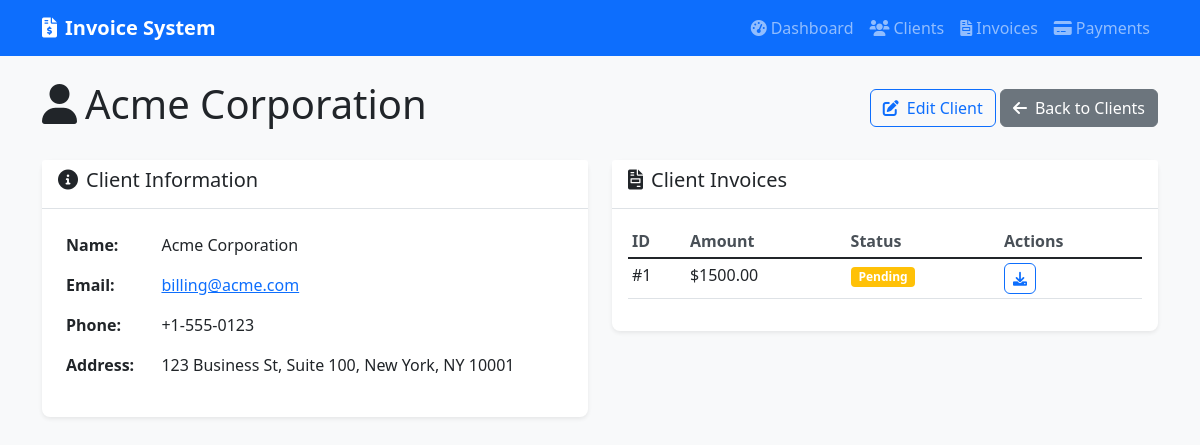
The page /clients/1 on the database its author committed.
### app/models/client.py (models this page shows)
class Client(Base):
    __tablename__ = "clients"
    id = Column(Integer, primary_key=True, index=True)
    name = Column(String(255), nullable=False)
    email = Column(String(255), unique=True, nullable=False)
    address = Column(Text, nullable=True)
    phone = Column(String(20), nullable=True)
    invoices = relationship("Invoice", back_populates="client")

### app/models/invoice.py (models this page shows)
class Invoice(Base):
    __tablename__ = "invoices"
    id = Column(Integer, primary_key=True, index=True)
    client_id = Column(Integer, ForeignKey("clients.id"), nullable=False)
    amount = Column(Float, nullable=False)
    due_date = Column(DateTime, nullable=False)
    paid = Column(Boolean, default=False)
    created_at = Column(DateTime, default=func.now())
    description = Column(String(500), nullable=True)
    client = relationship("Client", back_populates="invoices")
    payments = relationship("Payment", back_populates="invoice")

### app/main.py (the view)
@app.get("/clients/{client_id}", response_class=HTMLResponse)
def client_detail(request: Request, client_id: int, db: Session = Depends(get_db)):
    client = db.query(Client).filter(Client.id == client_id).first()
    if not client:
        raise HTTPException(status_code=404, detail="Client not found")
    return templates.TemplateResponse("client_detail.html", {
        "request": request,
        "client": client
    })

### templates/client_detail.html (shortened to what this page needs)
{% extends "base.html" %}
{% block content %}
<div class="d-flex justify-content-between align-items-center mb-4">
    <h1><i class="fas fa-user me-2"></i>{{ client.name }}</h1>
    <div>
        <a href="/clients/{{ client.id }}/edit" class="btn btn-outline-primary">
            <i class="fas fa-edit me-2"></i>Edit Client
        </a>
        <a href="/clients" class="btn btn-secondary">
            <i class="fas fa-arrow-left me-2"></i>Back to Clients
        </a>
    </div>
</div>
<div class="row">
    <div class="col-md-6">
        <div class="card">
            <div class="card-header">
                <h5><i class="fas fa-info-circle me-2"></i>Client Information</h5>
            </div>
            <div class="card-body">
                <table class="table table-borderless">
                    <tr>
                        <td><strong>Name:</strong></td>
                        <td>{{ client.name }}</td>
                    </tr>
                    <tr>
                        <td><strong>Email:</strong></td>
                        <td><a href="mailto:{{ client.email }}">{{ client.email }}</a></td>
                    </tr>
                    <tr>
                        <td><strong>Phone:</strong></td>
                        <td>{{ client.phone or 'N/A' }}</td>
                    </tr>
                    <tr>
                        <td><strong>Address:</strong></td>
                        <td>{{ client.address or 'N/A' }}</td>
                    </tr>
                </table>
            </div>
        </div>
    </div>
    <div class="col-md-6">
        <div class="card">
            <div class="card-header">
                <h5><i class="fas fa-file-invoice me-2"></i>Client Invoices</h5>
            </div>
            <div class="card-body">
                {% if client.invoices %}
                <div class="table-responsive">
                    <table class="table table-sm">
                        <thead>
                            <tr>
                                <th>ID</th>
                                <th>Amount</th>
                                <th>Status</th>
                                <th>Actions</th>
                            </tr>
                        </thead>
                        <tbody>
                            {% for invoice in client.invoices %}
                            <tr>
                                <td>#{{ invoice.id }}</td>
                                <td>${{ "%.2f"|format(invoice.amount) }}</td>
                                <td>
                                    <span class="badge bg-{{ 'success' if invoice.paid else 'warning' }}">
                                        {{ 'Paid' if invoice.paid else 'Pending' }}
                                    </span>
                                </td>
                                <td>
                                    <a href="/invoices/{{ invoice.id }}/pdf" class="btn btn-sm btn-outline-primary">
                                        <i class="fas fa-download"></i>
                                    </a>
                                </td>
                            </tr>
                            {% endfor %}
                        </tbody>
                    </table>
                </div>
                {% else %}
                <p class="text-muted">No invoices found for this client.</p>
                <a href="/invoices/new?client_id={{ client.id }}" class="btn btn-primary">
                    <i class="fas fa-plus me-2"></i>Create First Invoice
                </a>
                {% endif %}
            </div>
        </div>
    </div>
</div>
{% endblock %}

### static/css/style.css (style rules this page uses)
body { background-color: #f8f9fa; }
.card { border: none; box-shadow: 0 0.125rem 0.25rem rgba(0, 0, 0, 0.075); border-radius: 0.5rem; }
.card-header { background-color: #fff; border-bottom: 1px solid #dee2e6; font-weight: 600; }
.btn { border-radius: 0.375rem; }
.table th { border-top: none; font-weight: 600; color: #495057; }
.badge { font-size: 0.75em; }

### rows shown on the page
Client: name "Acme Corporation", email "billing@acme.com", phone "+1-555-0123", address "123 Business St, Suite 100, New York, NY 10001"
Invoice: id "1", amount "1500.00", paid "Pending"
